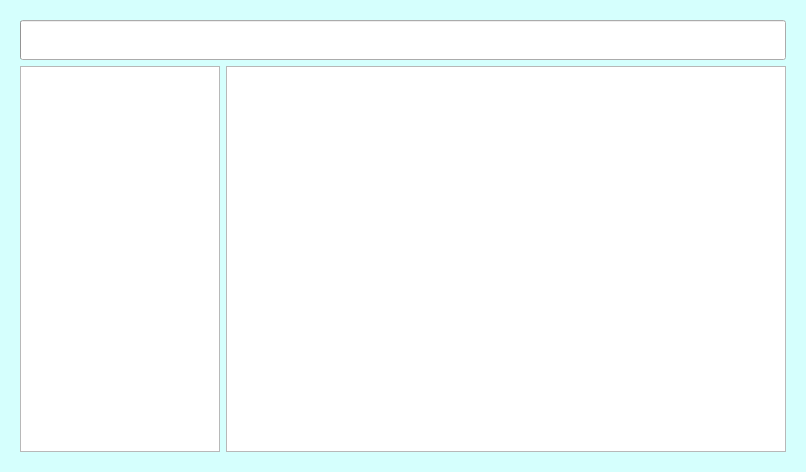
<?xml version="1.0" encoding="UTF-8"?>
<ui version="4.0">
 <class>Searching</class>
 <widget class="QDialog" name="Searching">
  <property name="geometry">
   <rect>
    <x>0</x>
    <y>0</y>
    <width>806</width>
    <height>472</height>
   </rect>
  </property>
  <property name="windowTitle">
   <string>Dialog</string>
  </property>
  <property name="styleSheet">
   <string notr="true">QDialog#Searching{
	background-color: rgb(213, 255, 253);
	border-color : rgb(255,255,255);
	border-radius : 5px;
}</string>
  </property>
  <layout class="QGridLayout" name="gridLayout">
   <item row="0" column="0">
    <widget class="QWidget" name="searchingWidget" native="true">
     <layout class="QVBoxLayout" name="verticalLayout">
      <item>
       <widget class="QProgressBar" name="progressBar">
        <property name="minimumSize">
         <size>
          <width>0</width>
          <height>40</height>
         </size>
        </property>
        <property name="maximum">
         <number>146</number>
        </property>
        <property name="value">
         <number>0</number>
        </property>
        <property name="textVisible">
         <bool>false</bool>
        </property>
        <property name="orientation">
         <enum>Qt::Horizontal</enum>
        </property>
        <property name="invertedAppearance">
         <bool>false</bool>
        </property>
        <property name="textDirection">
         <enum>QProgressBar::TopToBottom</enum>
        </property>
       </widget>
      </item>
      <item>
       <layout class="QHBoxLayout" name="horizontalLayout">
        <item>
         <widget class="QListWidget" name="SV_list">
          <property name="minimumSize">
           <size>
            <width>200</width>
            <height>0</height>
           </size>
          </property>
          <property name="maximumSize">
           <size>
            <width>200</width>
            <height>99999</height>
           </size>
          </property>
         </widget>
        </item>
        <item>
         <widget class="QPlainTextEdit" name="plainTextEdit"/>
        </item>
       </layout>
      </item>
     </layout>
    </widget>
   </item>
  </layout>
 </widget>
 <resources/>
 <connections/>
</ui>
